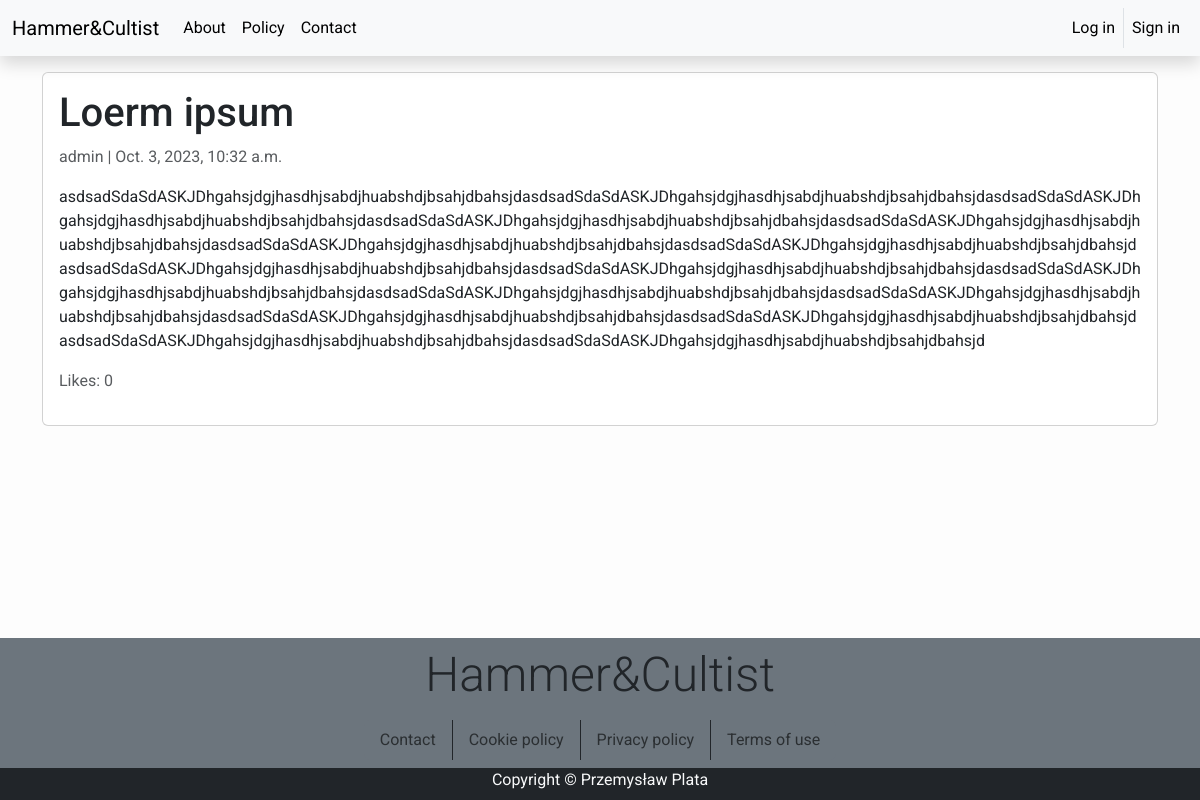
The page /blog/loerm-ipsum/ on the database its author committed.
### blog/models.py (models this page shows, shortened)
class Post(models.Model):
    title = models.CharField(max_length=200, unique=True)
    slug = models.SlugField(max_length=200, unique=True)
    author = models.ForeignKey(User, on_delete=models.CASCADE, related_name="blog_posts")
    updated_on = models.DateTimeField(auto_now=True)
    image = models.ImageField(upload_to='media/featured_image/%Y/%m/%d/', default=GLOBAL_CONSTANTS["DEFAULT_THUMBNAIL_PATH"])
    content = models.TextField()
    likes = models.IntegerField(default=0)
    created_on = models.DateTimeField(auto_now_add=True)
    status = models.IntegerField(choices=STATUS, default=0)
    class Meta:
        verbose_name = ("Post")
        verbose_name_plural = ("Posts")
        ordering = ['-created_on']

### blog/views.py (the view, shortened to what this page needs)
# urls.py: path("<slug:slug>/", views.PostDetail.as_view(), name="post-detail"),
class PostDetail(generic.DetailView):
    model = Post
    template_name = "blog/post_detail.html"
    def get_context_data(self, **kwargs: Any):
        context = super().get_context_data(**kwargs)
        post_id = context["post"].id
        context["comments_len"] = len(Comment.objects.filter(post_id=post_id))
        context["liked"] = False
        return context
    def get(self, request: HttpRequest, slug):
        self.object = self.get_object()
        context = self.get_context_data(object=self.object)
        user: User = request.user
        post: Post = context.get("post")
        if PostLikes.objects.filter(post_id=post.pk, user_id=user.pk):
            context["liked"] = True
        if user.is_authenticated:
            context["comment_form"] = CreateCommentForm(request.GET)
        return render(request, self.template_name, context=context)

### templates/blog/post_detail.html (shortened to what this page needs)
{% extends 'base.html' %}
{% block content %}
{% load crispy_forms_tags %}
<div class="container">
  <div class="row g-0 mb-2">
    <div class="col-md-12 card mb-4 mt-3">
      <div class="card-body">
        <h1>{{ post.title }}</h1>
        <p class=" text-muted">{{ post.author }} | {{ post.created_on }}</p>
        <p class="card-text ">{{ post.content | safe }}</p>
        <p id="like-count" class="text-muted">Likes: {{ post.likes }}</p>
      </div>
    </div>
  </div>
</div>
{% load static %}
{% endblock content %}

### static/css/main-style.css (style rules this page uses)
body { font-family: "Roboto", sans-serif; background-color: #fdfdfd; }

### rows shown on the page
Post: title "Loerm ipsum", author "admin", created_on "Oct. 3, 2023, 10:32 a.m.", content "asdsadSdaSdASKJDhgahsjdgjhasdhjsabdjhuabshdjbsahjdbahsjdasdsadSdaSdASKJDhgahsjdgjhasdhjsabdjhuabshdjbsahjdbahsjdasdsadSdaSdASKJDhgahsjdgjhasdhjsabdjhuabshdjbsahjdbahsjdasdsadSdaSdASKJDhgahsjdgjhasdhjsabdjhuabshdjbsahjdbahsjdasdsadSdaSdASKJDhgahsjdgjhasdhjsabdjhuabshdjbsahjdbahsjdasdsadSdaSdASKJDhgahsjdgjhasdhjsabdjhuabshdjbsahjdbahsjdasdsadSdaSdASKJDhgahsjdgjhasdhjsabdjhuabshdjbsahjdbahsjdasdsadSdaSdASKJDhgahsjdgjhasdhjsabdjhuabshdjbsahjdbahsjdasdsadSdaSdASKJDhgahsjdgjhasdhjsabdjhuabshdjbsahjdbahsjdasdsadSdaSdASKJDhgahsjdgjhasdhjsabdjhuabshdjbsahjdbahsjdasdsadSdaSdASKJDhgahsjdgjhasdhjsabdjhuabshdjbsahjdbahsjdasdsadSdaSdASKJDhgahsjdgjhasdhjsabdjhuabshdjbsahjdbahsjdasdsadSdaSdASKJDhgahsjdgjhas…", likes "0"
